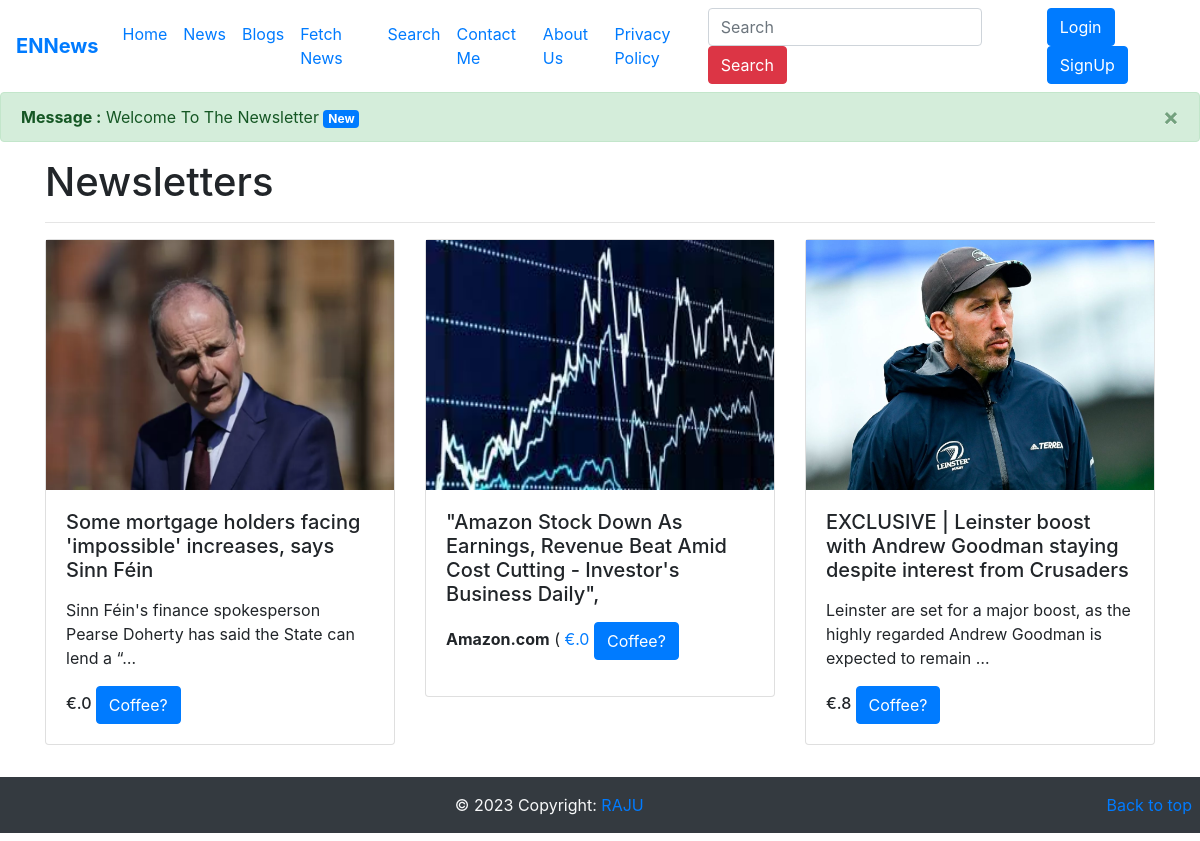
Screenshot of /course/ with the database file from the repository.
### Course/models.py (models this page shows, shortened)
class Course(models.Model):
	sno = models.AutoField(primary_key= True)
	title = models.CharField(max_length=130)
	content = RichTextField(blank = True , null = True)
	author = models.CharField(max_length = 30)
	price = models.IntegerField(default='0')
	img = models.ImageField(upload_to='images/')
	time = models.DateTimeField(blank = True)
	slug = models.CharField(max_length = 255)
	"""docstring for Blog"""

### Course/views.py (the view)
# urls.py: path('', views.course, name='course'),
def course(request):
	messages.success(request , 'Welcome To The Newsletter')
	allPost = Course.objects.all()[::-1]
	context = {'allPost':allPost}
	return render(request , 'course/course.html' , context)

### templates/course/course.html (shortened to what this page needs)
{% extends "base.html" %} {% block title %} Premuim Course {% endblock title %}
{% block courseactive %}active {% endblock courseactive %} {% block body %}
<div class="container my-2">
  <h1>Newsletters</h1>
  <hr />
  <div class="row row-cols-1 row-cols-md-3">
    {% for post in allPost %}
    <div class="col mb-4">
      <div class="card">
        <img
          src="{{post.img.url}}"
          width="348"
          height="250"
          alt="{{post.title}}"
        />
        <div class="card-body">
          <h5 class="card-title">{{post.title}}</h5>
          <p class="card-text">{{post.content | safe | truncatechars:100}}</p>
          <h6 class="card-price text-center d-inline">
            €.{{post.price}}
          </h6>
          <a href="/course/{{post.slug}}" class="btn btn-primary">Coffee?</a>
        </div>
      </div>
    </div>
    {% endfor %}
  </div>
</div>
{% endblock body %}

### templates/base.html (shortened to what this page needs)
<!DOCTYPE html>
<html lang="en">
  <head>
    <link
      rel="stylesheet"
      href="https://stackpath.bootstrapcdn.com/bootstrap/4.4.1/css/bootstrap.min.css"
    />
  </head>
  <body>
    <nav class="navbar navbar-expand-lg style="background: linear-gradient(90deg, #0a84ff, #006dd6);"">
      <a class="navbar-brand" href="/"><b>ENNews</b></a>
      <div class="collapse navbar-collapse" id="navbarSupportedContent">
        <ul class="navbar-nav mr-auto">
          <li class="nav-item {% block homeactive %} {% endblock homeactive %}">
            <a class="nav-link" href="/"
              >Home <span class="sr-only">(current)</span></a
            >
          </li>
          <li
            class="nav-item {% block courseactive %} {% endblock courseactive %}"
          >
            <a class="nav-link" href="/course">News</a>
          </li>
          <li class="nav-item {% block blogactive %} {% endblock blogactive %}">
            <a class="nav-link" href="/blog">Blogs</a>
          </li>
          <li class="nav-item">
            <a class="nav-link" href="{% url 'fetch_news' %}">Fetch News</a>
          </li>
          <li class="nav-item">
            <a class="nav-link" href="{% url 'search_news' %}">Search</a>
          </li>
          <li
            class="nav-item {% block contactactive %} {% endblock contactactive %}"
          >
            <a class="nav-link" href="/contact">Contact Me</a>
          </li>
          <li
            class="nav-item {% block aboutactive %} {% endblock aboutactive %}"
          >
            <a class="nav-link" href="/about">About Us</a>
          </li>
          <li
            class="nav-item {% block privacyactive %} {% endblock privacyactive %}"
          >
            <a class="nav-link" href="/privacy">Privacy Policy</a>
          </li>
        </ul>
        <form
          class="form-inline my-2 my-lg-0 mr-3"
          method="get"
          action="/search/"
        >
          <input
            class="form-control mr-sm-2"
            type="search"
            placeholder="Search"
            aria-label="Search"
            name="query"
            background: linear-gradient(90deg, #006dd6, #0a84ff);
border: none;
          />
          <button
            class="btn btn-danger my-2 my-sm-0"
            type="submit"
            background: linear-gradient(90deg, #006dd6, #0a84ff);
border: none;
          >
            Search
          </button>
        </form>
        <div>
          <button
            type="button"
            class="btn btn-primary"
            data-toggle="modal"
            data-target="#loginModal"
            background: linear-gradient(90deg, #006dd6, #0a84ff);
border: none;
          >
            Login
          </button>
          <button
            type="button"
            class="btn btn-primary"
            data-toggle="modal"
            data-target="#signupModal"
            background: linear-gradient(90deg, #006dd6, #0a84ff);
border: none;
          >
            SignUp
          </button>
        </div>
      </div>
    </nav>
    {% for message in messages %}
    <div
      class="alert alert-{{message.tags}} alert-dismissible fade show"
      role="alert"
    >
      <strong>Message :</strong> {{message}}
      <a href="#" class="badge badge-primary">New</a>
      <button
        type="button"
        class="close"
        data-dismiss="alert"
        aria-label="Close"
      >
        <span aria-hidden="true">&times;</span>
      </button>
    </div>
    {% endfor %} {% block body %} {% endblock body %}
    <footer class="page-footer font-small bg-dark float-bottom my-2">
      <div class="footer-copyright text-center text-light py-3">
        © 2023 Copyright:
        <a href="/"> RAJU</a>
        <p class="float-right mx-2"><a href="#">Back to top</a></p>
      </div>
    </footer>
  </body>
</html>

### rows the page displays
Course: img (picture), title "Some mortgage holders facing 'impossible' increases, says Sinn Féin", content "Sinn Féin's finance spokesperson Pearse Doherty has said the State can lend a “…", price "0"
Course: img (picture), title "\"Amazon Stock Down As Earnings, Revenue Beat Amid Cost Cutting - Investor's Business Daily\",", content "Amazon.com (", price "0"
Course: img (picture), title "EXCLUSIVE | Leinster boost with Andrew Goodman staying despite interest from Crusaders", content "Leinster are set for a major boost, as the highly regarded Andrew Goodman is expected to remain …", price "8"

### other values shown
{{ message }} "Welcome To The Newsletter"
